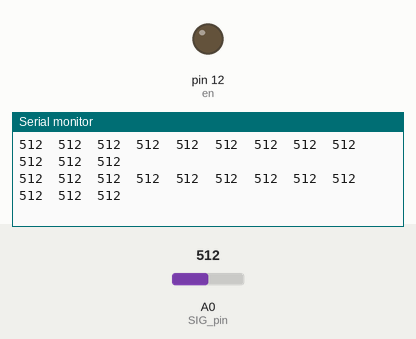
Bench run of a sketch on a simulated Arduino Uno, built with avr-gcc and run on an emulated ATmega328P. Parts: output pins drawn as LEDs (lit = HIGH), the last lines printed to the serial monitor. Inputs (shaded band) come from the test bench; at power-on: A0 (SIG_pin) = 512. Pins used as bus, display or sensor lines are not drawn.

Above: at 1.2 s.
1.3 s: A0 (SIG_pin) set to 110
At 1.52 s:
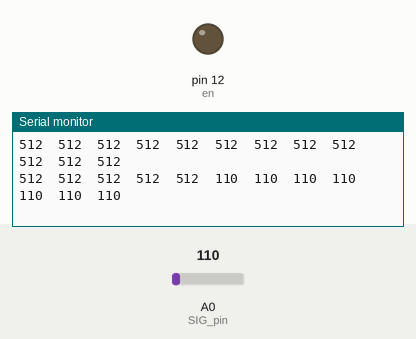
2.8 s: A0 (SIG_pin) set to 92
At 2.91 s:
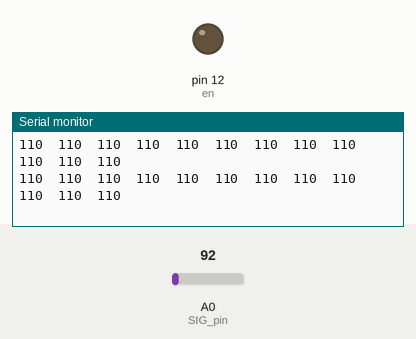
Timing chart, 0 to 5.8 s (numbered marks = the images above; inputs shaded):
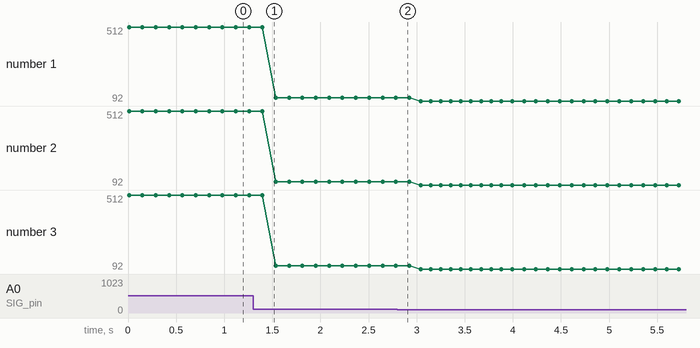

The sketch:

input_mux.ino
```cpp
int noOfPads = 2;
int pin = 0;
int forceReading = 0;


//Mux control pins
int en = 12;          //blue
int s0 = 11;          //orange
int s1 = 10;          //yellow
int s2 = 9;           //green
int s3 = 8;           //purple

//Mux in "SIG" pin
int SIG_pin = 0;      //grey


void setup(){
  pinMode(en, OUTPUT);
  pinMode(s0, OUTPUT);
  pinMode(s1, OUTPUT);
  pinMode(s2, OUTPUT);
  pinMode(s3, OUTPUT);

  digitalWrite(en, LOW);
  digitalWrite(s0, LOW);
  digitalWrite(s1, LOW);
  digitalWrite(s2, LOW);
  digitalWrite(s3, LOW);

  Serial.begin(60);
  //Serial.begin(9600);
}


void loop(){

  //Loop through and read all 16 values
  for(int i = 0; i < 12; i ++){
    delay(10);

    forceReading = readMux(i);                              // read the input pin
    //int ledPin = pin + 9;
    //analogWrite(ledPin, forceReading/4);

    Serial.print(forceReading);

    if(i < 11){
      Serial.print("\t");
    }
    else{
      Serial.println();
    }

  }

}


int readMux(int channel){
  int controlPin[] = {s0, s1, s2, s3};

  int muxChannel[16][4]={
    {0,0,0,0}, //channel 0
    {1,0,0,0}, //channel 1
    {0,1,0,0}, //channel 2
    {1,1,0,0}, //channel 3
    {0,0,1,0}, //channel 4
    {1,0,1,0}, //channel 5
    {0,1,1,0}, //channel 6
    {1,1,1,0}, //channel 7
    {0,0,0,1}, //channel 8
    {1,0,0,1}, //channel 9
    {0,1,0,1}, //channel 10
    {1,1,0,1}, //channel 11
    {0,0,1,1}, //channel 12
    {1,0,1,1}, //channel 13
    {0,1,1,1}, //channel 14
    {1,1,1,1}  //channel 15
  };

  //loop through the 4 sig
  for(int i = 0; i < 4; i ++){
    digitalWrite(controlPin[i], muxChannel[channel][i]);
  }

  //read the value at the SIG pin
  int val = analogRead(SIG_pin);

  //return the value
  return val;
}
```

Measured:
- after the input at 1.3 s, the serial monitor: prints a new line after 0.10 s (image 1)
- plotted number 1: 512 → 110 after the input at 1.3 s, 110 → 92 after the input at 2.8 s
- plotted number 2: 512 → 110 after the input at 1.3 s, 110 → 92 after the input at 2.8 s
- plotted number 3: 512 → 110 after the input at 1.3 s, 110 → 92 after the input at 2.8 s
